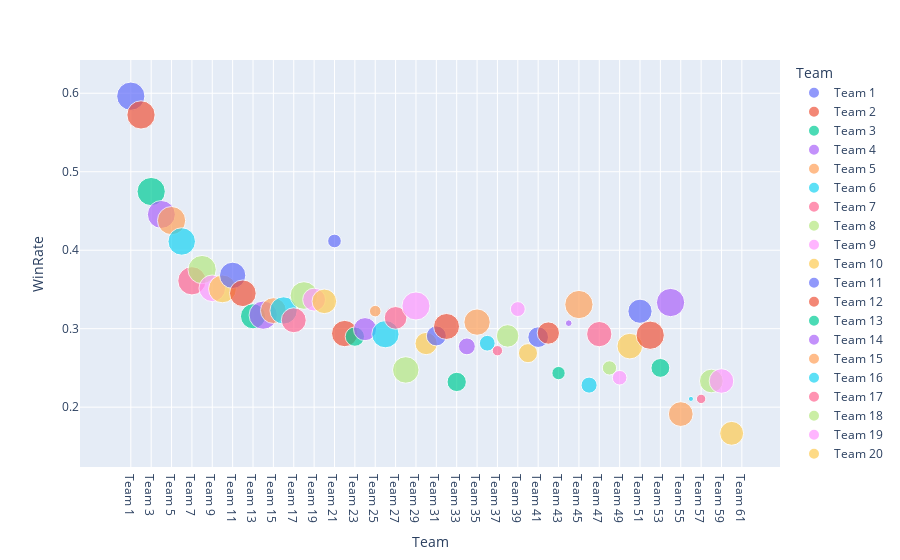

The cell this chart's notebook holds for it:
### Code cell
# Young vs old team's performance

fig = px.scatter(data_new, x="Team", y="WinRate",size="Age",color = "Team")
fig.show()

### Figure 1 — Plotly figure (JSON) as saved in the notebook; plotly's stock layout.template omitted (floating-point values rounded to 4 significant figures)
{"data": [{"hovertemplate": "Team=%{x}<br>WinRate=%{y}<br>Age=%{marker.size}<extra></extra>", "legendgroup": "Team 1", "marker": {"color": "#636efa", "size": [90], "sizemode": "area", "sizeref": 0.225, "symbol": "circle"}, "mode": "markers", "name": "Team 1", "orientation": "v", "showlegend": true, "type": "scatter", "x": ["Team 1"], "xaxis": "x", "y": [0.5963], "yaxis": "y"}, {"hovertemplate": "Team=%{x}<br>WinRate=%{y}<br>Age=%{marker.size}<extra></extra>", "legendgroup": "Team 2", "marker": {"color": "#EF553B", "size": [90], "sizemode": "area", "sizeref": 0.225, "symbol": "circle"}, "mode": "markers", "name": "Team 2", "orientation": "v", "showlegend": true, "type": "scatter", "x": ["Team 2"], "xaxis": "x", "y": [0.5724], "yaxis": "y"}, {"hovertemplate": "Team=%{x}<br>WinRate=%{y}<br>Age=%{marker.size}<extra></extra>", "legendgroup": "Team 3", "marker": {"color": "#00cc96", "size": [90], "sizemode": "area", "sizeref": 0.225, "symbol": "circle"}, "mode": "markers", "name": "Team 3", "orientation": "v", "showlegend": true, "type": "scatter", "x": ["Team 3"], "xaxis": "x", "y": [0.4748], "yaxis": "y"}, {"hovertemplate": "Team=%{x}<br>WinRate=%{y}<br>Age=%{marker.size}<extra></extra>", "legendgroup": "Team 4", "marker": {"color": "#ab63fa", "size": [88], "sizemode": "area", "sizeref": 0.225, "symbol": "circle"}, "mode": "markers", "name": "Team 4", "orientation": "v", "showlegend": true, "type": "scatter", "x": ["Team 4"], "xaxis": "x", "y": [0.4456], "yaxis": "y"}, {"hovertemplate": "Team=%{x}<br>WinRate=%{y}<br>Age=%{marker.size}<extra></extra>", "legendgroup": "Team 5", "marker": {"color": "#FFA15A", "size": [90], "sizemode": "area", "sizeref": 0.225, "symbol": "circle"}, "mode": "markers", "name": "Team 5", "orientation": "v", "showlegend": true, "type": "scatter", "x": ["Team 5"], "xaxis": "x", "y": [0.4377], "yaxis": "y"}, {"hovertemplate": "Team=%{x}<br>WinRate=%{y}<br>Age=%{marker.size}<extra></extra>", "legendgroup": "Team 6", "marker": {"color": "#19d3f3", "size": [85], "sizemode": "area", "sizeref": 0.225, "symbol": "circle"}, "mode": "markers", "name": "Team 6", "orientation": "v", "showlegend": true, "type": "scatter", "x": ["Team 6"], "xaxis": "x", "y": [0.4111], "yaxis": "y"}, {"hovertemplate": "Team=%{x}<br>WinRate=%{y}<br>Age=%{marker.size}<extra></extra>", "legendgroup": "Team 7", "marker": {"color": "#FF6692", "size": [90], "sizemode": "area", "sizeref": 0.225, "symbol": "circle"}, "mode": "markers", "name": "Team 7", "orientation": "v", "showlegend": true, "type": "scatter", "x": ["Team 7"], "xaxis": "x", "y": [0.361], "yaxis": "y"}, {"hovertemplate": "Team=%{x}<br>WinRate=%{y}<br>Age=%{marker.size}<extra></extra>", "legendgroup": "Team 8", "marker": {"color": "#B6E880", "size": [90], "sizemode": "area", "sizeref": 0.225, "symbol": "circle"}, "mode": "markers", "name": "Team 8", "orientation": "v", "showlegend": true, "type": "scatter", "x": ["Team 8"], "xaxis": "x", "y": [0.3753], "yaxis": "y"}, {"hovertemplate": "Team=%{x}<br>WinRate=%{y}<br>Age=%{marker.size}<extra></extra>", "legendgroup": "Team 9", "marker": {"color": "#FF97FF", "size": [80], "sizemode": "area", "sizeref": 0.225, "symbol": "circle"}, "mode": "markers", "name": "Team 9", "orientation": "v", "showlegend": true, "type": "scatter", "x": ["Team 9"], "xaxis": "x", "y": [0.3515], "yaxis": "y"}, {"hovertemplate": "Team=%{x}<br>WinRate=%{y}<br>Age=%{marker.size}<extra></extra>", "legendgroup": "Team 10", "marker": {"color": "#FECB52", "size": [87], "sizemode": "area", "sizeref": 0.225, "symbol": "circle"}, "mode": "markers", "name": "Team 10", "orientation": "v", "showlegend": true, "type": "scatter", "x": ["Team 10"], "xaxis": "x", "y": [0.3507], "yaxis": "y"}, {"hovertemplate": "Team=%{x}<br>WinRate=%{y}<br>Age=%{marker.size}<extra></extra>", "legendgroup": "Team 11", "marker": {"color": "#636efa", "size": [78], "sizemode": "area", "sizeref": 0.225, "symbol": "circle"}, "mode": "markers", "name": "Team 11", "orientation": "v", "showlegend": true, "type": "scatter", "x": ["Team 11"], "xaxis": "x", "y": [0.368], "yaxis": "y"}, {"hovertemplate": "Team=%{x}<br>WinRate=%{y}<br>Age=%{marker.size}<extra></extra>", "legendgroup": "Team 12", "marker": {"color": "#EF553B", "size": [80], "sizemode": "area", "sizeref": 0.225, "symbol": "circle"}, "mode": "markers", "name": "Team 12", "orientation": "v", "showlegend": true, "type": "scatter", "x": ["Team 12"], "xaxis": "x", "y": [0.3451], "yaxis": "y"}, {"hovertemplate": "Team=%{x}<br>WinRate=%{y}<br>Age=%{marker.size}<extra></extra>", "legendgroup": "Team 13", "marker": {"color": "#00cc96", "size": [71], "sizemode": "area", "sizeref": 0.225, "symbol": "circle"}, "mode": "markers", "name": "Team 13", "orientation": "v", "showlegend": true, "type": "scatter", "x": ["Team 13"], "xaxis": "x", "y": [0.3158], "yaxis": "y"}, {"hovertemplate": "Team=%{x}<br>WinRate=%{y}<br>Age=%{marker.size}<extra></extra>", "legendgroup": "Team 14", "marker": {"color": "#ab63fa", "size": [90], "sizemode": "area", "sizeref": 0.225, "symbol": "circle"}, "mode": "markers", "name": "Team 14", "orientation": "v", "showlegend": true, "type": "scatter", "x": ["Team 14"], "xaxis": "x", "y": [0.3172], "yaxis": "y"}, {"hovertemplate": "Team=%{x}<br>WinRate=%{y}<br>Age=%{marker.size}<extra></extra>", "legendgroup": "Team 15", "marker": {"color": "#FFA15A", "size": [75], "sizemode": "area", "sizeref": 0.225, "symbol": "circle"}, "mode": "markers", "name": "Team 15", "orientation": "v", "showlegend": true, "type": "scatter", "x": ["Team 15"], "xaxis": "x", "y": [0.323], "yaxis": "y"}, {"hovertemplate": "Team=%{x}<br>WinRate=%{y}<br>Age=%{marker.size}<extra></extra>", "legendgroup": "Team 16", "marker": {"color": "#19d3f3", "size": [84], "sizemode": "area", "sizeref": 0.225, "symbol": "circle"}, "mode": "markers", "name": "Team 16", "orientation": "v", "showlegend": true, "type": "scatter", "x": ["Team 16"], "xaxis": "x", "y": [0.3232], "yaxis": "y"}, {"hovertemplate": "Team=%{x}<br>WinRate=%{y}<br>Age=%{marker.size}<extra></extra>", "legendgroup": "Team 17", "marker": {"color": "#FF6692", "size": [70], "sizemode": "area", "sizeref": 0.225, "symbol": "circle"}, "mode": "markers", "name": "Team 17", "orientation": "v", "showlegend": true, "type": "scatter", "x": ["Team 17"], "xaxis": "x", "y": [0.3108], "yaxis": "y"}, {"hovertemplate": "Team=%{x}<br>WinRate=%{y}<br>Age=%{marker.size}<extra></extra>", "legendgroup": "Team 18", "marker": {"color": "#B6E880", "size": [86], "sizemode": "area", "sizeref": 0.225, "symbol": "circle"}, "mode": "markers", "name": "Team 18", "orientation": "v", "showlegend": true, "type": "scatter", "x": ["Team 18"], "xaxis": "x", "y": [0.3423], "yaxis": "y"}, {"hovertemplate": "Team=%{x}<br>WinRate=%{y}<br>Age=%{marker.size}<extra></extra>", "legendgroup": "Team 19", "marker": {"color": "#FF97FF", "size": [59], "sizemode": "area", "sizeref": 0.225, "symbol": "circle"}, "mode": "markers", "name": "Team 19", "orientation": "v", "showlegend": true, "type": "scatter", "x": ["Team 19"], "xaxis": "x", "y": [0.337], "yaxis": "y"}, {"hovertemplate": "Team=%{x}<br>WinRate=%{y}<br>Age=%{marker.size}<extra></extra>", "legendgroup": "Team 20", "marker": {"color": "#FECB52", "size": [68], "sizemode": "area", "sizeref": 0.225, "symbol": "circle"}, "mode": "markers", "name": "Team 20", "orientation": "v", "showlegend": true, "type": "scatter", "x": ["Team 20"], "xaxis": "x", "y": [0.3349], "yaxis": "y"}, {"hovertemplate": "Team=%{x}<br>WinRate=%{y}<br>Age=%{marker.size}<extra></extra>", "legendgroup": "Team 21", "marker": {"color": "#636efa", "size": [21], "sizemode": "area", "sizeref": 0.225, "symbol": "circle"}, "mode": "markers", "name": "Team 21", "orientation": "v", "showlegend": true, "type": "scatter", "x": ["Team 21"], "xaxis": "x", "y": [0.4118], "yaxis": "y"}, {"hovertemplate": "Team=%{x}<br>WinRate=%{y}<br>Age=%{marker.size}<extra></extra>", "legendgroup": "Team 22", "marker": {"color": "#EF553B", "size": [78], "sizemode": "area", "sizeref": 0.225, "symbol": "circle"}, "mode": "markers", "name": "Team 22", "orientation": "v", "showlegend": true, "type": "scatter", "x": ["Team 22"], "xaxis": "x", "y": [0.2938], "yaxis": "y"}, {"hovertemplate": "Team=%{x}<br>WinRate=%{y}<br>Age=%{marker.size}<extra></extra>", "legendgroup": "Team 23", "marker": {"color": "#00cc96", "size": [42], "sizemode": "area", "sizeref": 0.225, "symbol": "circle"}, "mode": "markers", "name": "Team 23", "orientation": "v", "showlegend": true, "type": "scatter", "x": ["Team 23"], "xaxis": "x", "y": [0.2899], "yaxis": "y"}, {"hovertemplate": "Team=%{x}<br>WinRate=%{y}<br>Age=%{marker.size}<extra></extra>", "legendgroup": "Team 24", "marker": {"color": "#ab63fa", "size": [60], "sizemode": "area", "sizeref": 0.225, "symbol": "circle"}, "mode": "markers", "name": "Team 24", "orientation": "v", "showlegend": true, "type": "scatter", "x": ["Team 24"], "xaxis": "x", "y": [0.2994], "yaxis": "y"}, {"hovertemplate": "Team=%{x}<br>WinRate=%{y}<br>Age=%{marker.size}<extra></extra>", "legendgroup": "Team 25", "marker": {"color": "#FFA15A", "size": [15], "sizemode": "area", "sizeref": 0.225, "symbol": "circle"}, "mode": "markers", "name": "Team 25", "orientation": "v", "showlegend": true, "type": "scatter", "x": ["Team 25"], "xaxis": "x", "y": [0.3224], "yaxis": "y"}, {"hovertemplate": "Team=%{x}<br>WinRate=%{y}<br>Age=%{marker.size}<extra></extra>", "legendgroup": "Team 26", "marker": {"color": "#19d3f3", "size": [84], "sizemode": "area", "sizeref": 0.225, "symbol": "circle"}, "mode": "markers", "name": "Team 26", "orientation": "v", "showlegend": true, "type": "scatter", "x": ["Team 26"], "xaxis": "x", "y": [0.293], "yaxis": "y"}, {"hovertemplate": "Team=%{x}<br>WinRate=%{y}<br>Age=%{marker.size}<extra></extra>", "legendgroup": "Team 27", "marker": {"color": "#FF6692", "size": [58], "sizemode": "area", "sizeref": 0.225, "symbol": "circle"}, "mode": "markers", "name": "Team 27", "orientation": "v", "showlegend": true, "type": "scatter", "x": ["Team 27"], "xaxis": "x", "y": [0.3138], "yaxis": "y"}, {"hovertemplate": "Team=%{x}<br>WinRate=%{y}<br>Age=%{marker.size}<extra></extra>", "legendgroup": "Team 28", "marker": {"color": "#B6E880", "size": [79], "sizemode": "area", "sizeref": 0.225, "symbol": "circle"}, "mode": "markers", "name": "Team 28", "orientation": "v", "showlegend": true, "type": "scatter", "x": ["Team 28"], "xaxis": "x", "y": [0.2474], "yaxis": "y"}, {"hovertemplate": "Team=%{x}<br>WinRate=%{y}<br>Age=%{marker.size}<extra></extra>", "legendgroup": "Team 29", "marker": {"color": "#FF97FF", "size": [89], "sizemode": "area", "sizeref": 0.225, "symbol": "circle"}, "mode": "markers", "name": "Team 29", "orientation": "v", "showlegend": true, "type": "scatter", "x": ["Team 29"], "xaxis": "x", "y": [0.3289], "yaxis": "y"}, {"hovertemplate": "Team=%{x}<br>WinRate=%{y}<br>Age=%{marker.size}<extra></extra>", "legendgroup": "Team 30", "marker": {"color": "#FECB52", "size": [56], "sizemode": "area", "sizeref": 0.225, "symbol": "circle"}, "mode": "markers", "name": "Team 30", "orientation": "v", "showlegend": true, "type": "scatter", "x": ["Team 30"], "xaxis": "x", "y": [0.2811], "yaxis": "y"}, {"hovertemplate": "Team=%{x}<br>WinRate=%{y}<br>Age=%{marker.size}<extra></extra>", "legendgroup": "Team 31", "marker": {"color": "#636efa", "size": [45], "sizemode": "area", "sizeref": 0.225, "symbol": "circle"}, "mode": "markers", "name": "Team 31", "orientation": "v", "showlegend": true, "type": "scatter", "x": ["Team 31"], "xaxis": "x", "y": [0.2908], "yaxis": "y"}, {"hovertemplate": "Team=%{x}<br>WinRate=%{y}<br>Age=%{marker.size}<extra></extra>", "legendgroup": "Team 32", "marker": {"color": "#EF553B", "size": [76], "sizemode": "area", "sizeref": 0.225, "symbol": "circle"}, "mode": "markers", "name": "Team 32", "orientation": "v", "showlegend": true, "type": "scatter", "x": ["Team 32"], "xaxis": "x", "y": [0.3028], "yaxis": "y"}, {"hovertemplate": "Team=%{x}<br>WinRate=%{y}<br>Age=%{marker.size}<extra></extra>", "legendgroup": "Team 33", "marker": {"color": "#00cc96", "size": [42], "sizemode": "area", "sizeref": 0.225, "symbol": "circle"}, "mode": "markers", "name": "Team 33", "orientation": "v", "showlegend": true, "type": "scatter", "x": ["Team 33"], "xaxis": "x", "y": [0.2321], "yaxis": "y"}, {"hovertemplate": "Team=%{x}<br>WinRate=%{y}<br>Age=%{marker.size}<extra></extra>", "legendgroup": "Team 34", "marker": {"color": "#ab63fa", "size": [32], "sizemode": "area", "sizeref": 0.225, "symbol": "circle"}, "mode": "markers", "name": "Team 34", "orientation": "v", "showlegend": true, "type": "scatter", "x": ["Team 34"], "xaxis": "x", "y": [0.2775], "yaxis": "y"}, {"hovertemplate": "Team=%{x}<br>WinRate=%{y}<br>Age=%{marker.size}<extra></extra>", "legendgroup": "Team 35", "marker": {"color": "#FFA15A", "size": [78], "sizemode": "area", "sizeref": 0.225, "symbol": "circle"}, "mode": "markers", "name": "Team 35", "orientation": "v", "showlegend": true, "type": "scatter", "x": ["Team 35"], "xaxis": "x", "y": [0.3084], "yaxis": "y"}, {"hovertemplate": "Team=%{x}<br>WinRate=%{y}<br>Age=%{marker.size}<extra></extra>", "legendgroup": "Team 36", "marker": {"color": "#19d3f3", "size": [28], "sizemode": "area", "sizeref": 0.225, "symbol": "circle"}, "mode": "markers", "name": "Team 36", "orientation": "v", "showlegend": true, "type": "scatter", "x": ["Team 36"], "xaxis": "x", "y": [0.2815], "yaxis": "y"}, {"hovertemplate": "Team=%{x}<br>WinRate=%{y}<br>Age=%{marker.size}<extra></extra>", "legendgroup": "Team 37", "marker": {"color": "#FF6692", "size": [12], "sizemode": "area", "sizeref": 0.225, "symbol": "circle"}, "mode": "markers", "name": "Team 37", "orientation": "v", "showlegend": true, "type": "scatter", "x": ["Team 37"], "xaxis": "x", "y": [0.2719], "yaxis": "y"}, {"hovertemplate": "Team=%{x}<br>WinRate=%{y}<br>Age=%{marker.size}<extra></extra>", "legendgroup": "Team 38", "marker": {"color": "#B6E880", "size": [57], "sizemode": "area", "sizeref": 0.225, "symbol": "circle"}, "mode": "markers", "name": "Team 38", "orientation": "v", "showlegend": true, "type": "scatter", "x": ["Team 38"], "xaxis": "x", "y": [0.2908], "yaxis": "y"}, {"hovertemplate": "Team=%{x}<br>WinRate=%{y}<br>Age=%{marker.size}<extra></extra>", "legendgroup": "Team 39", "marker": {"color": "#FF97FF", "size": [25], "sizemode": "area", "sizeref": 0.225, "symbol": "circle"}, "mode": "markers", "name": "Team 39", "orientation": "v", "showlegend": true, "type": "scatter", "x": ["Team 39"], "xaxis": "x", "y": [0.325], "yaxis": "y"}, {"hovertemplate": "Team=%{x}<br>WinRate=%{y}<br>Age=%{marker.size}<extra></extra>", "legendgroup": "Team 40", "marker": {"color": "#FECB52", "size": [41], "sizemode": "area", "sizeref": 0.225, "symbol": "circle"}, "mode": "markers", "name": "Team 40", "orientation": "v", "showlegend": true, "type": "scatter", "x": ["Team 40"], "xaxis": "x", "y": [0.2688], "yaxis": "y"}, {"hovertemplate": "Team=%{x}<br>WinRate=%{y}<br>Age=%{marker.size}<extra></extra>", "legendgroup": "Team 41", "marker": {"color": "#636efa", "size": [48], "sizemode": "area", "sizeref": 0.225, "symbol": "circle"}, "mode": "markers", "name": "Team 41", "orientation": "v", "showlegend": true, "type": "scatter", "x": ["Team 41"], "xaxis": "x", "y": [0.2892], "yaxis": "y"}, {"hovertemplate": "Team=%{x}<br>WinRate=%{y}<br>Age=%{marker.size}<extra></extra>", "legendgroup": "Team 42", "marker": {"color": "#EF553B", "size": [56], "sizemode": "area", "sizeref": 0.225, "symbol": "circle"}, "mode": "markers", "name": "Team 42", "orientation": "v", "showlegend": true, "type": "scatter", "x": ["Team 42"], "xaxis": "x", "y": [0.2944], "yaxis": "y"}, {"hovertemplate": "Team=%{x}<br>WinRate=%{y}<br>Age=%{marker.size}<extra></extra>", "legendgroup": "Team 43", "marker": {"color": "#00cc96", "size": [20], "sizemode": "area", "sizeref": 0.225, "symbol": "circle"}, "mode": "markers", "name": "Team 43", "orientation": "v", "showlegend": true, "type": "scatter", "x": ["Team 43"], "xaxis": "x", "y": [0.2434], "yaxis": "y"}, {"hovertemplate": "Team=%{x}<br>WinRate=%{y}<br>Age=%{marker.size}<extra></extra>", "legendgroup": "Team 44", "marker": {"color": "#ab63fa", "size": [5], "sizemode": "area", "sizeref": 0.225, "symbol": "circle"}, "mode": "markers", "name": "Team 44", "orientation": "v", "showlegend": true, "type": "scatter", "x": ["Team 44"], "xaxis": "x", "y": [0.307], "yaxis": "y"}, {"hovertemplate": "Team=%{x}<br>WinRate=%{y}<br>Age=%{marker.size}<extra></extra>", "legendgroup": "Team 45", "marker": {"color": "#FFA15A", "size": [90], "sizemode": "area", "sizeref": 0.225, "symbol": "circle"}, "mode": "markers", "name": "Team 45", "orientation": "v", "showlegend": true, "type": "scatter", "x": ["Team 45"], "xaxis": "x", "y": [0.3308], "yaxis": "y"}, {"hovertemplate": "Team=%{x}<br>WinRate=%{y}<br>Age=%{marker.size}<extra></extra>", "legendgroup": "Team 46", "marker": {"color": "#19d3f3", "size": [29], "sizemode": "area", "sizeref": 0.225, "symbol": "circle"}, "mode": "markers", "name": "Team 46", "orientation": "v", "showlegend": true, "type": "scatter", "x": ["Team 46"], "xaxis": "x", "y": [0.2281], "yaxis": "y"}, {"hovertemplate": "Team=%{x}<br>WinRate=%{y}<br>Age=%{marker.size}<extra></extra>", "legendgroup": "Team 47", "marker": {"color": "#FF6692", "size": [72], "sizemode": "area", "sizeref": 0.225, "symbol": "circle"}, "mode": "markers", "name": "Team 47", "orientation": "v", "showlegend": true, "type": "scatter", "x": ["Team 47"], "xaxis": "x", "y": [0.2931], "yaxis": "y"}, {"hovertemplate": "Team=%{x}<br>WinRate=%{y}<br>Age=%{marker.size}<extra></extra>", "legendgroup": "Team 48", "marker": {"color": "#B6E880", "size": [23], "sizemode": "area", "sizeref": 0.225, "symbol": "circle"}, "mode": "markers", "name": "Team 48", "orientation": "v", "showlegend": true, "type": "scatter", "x": ["Team 48"], "xaxis": "x", "y": [0.25], "yaxis": "y"}, {"hovertemplate": "Team=%{x}<br>WinRate=%{y}<br>Age=%{marker.size}<extra></extra>", "legendgroup": "Team 49", "marker": {"color": "#FF97FF", "size": [24], "sizemode": "area", "sizeref": 0.225, "symbol": "circle"}, "mode": "markers", "name": "Team 49", "orientation": "v", "showlegend": true, "type": "scatter", "x": ["Team 49"], "xaxis": "x", "y": [0.2375], "yaxis": "y"}, {"hovertemplate": "Team=%{x}<br>WinRate=%{y}<br>Age=%{marker.size}<extra></extra>", "legendgroup": "Team 50", "marker": {"color": "#FECB52", "size": [74], "sizemode": "area", "sizeref": 0.225, "symbol": "circle"}, "mode": "markers", "name": "Team 50", "orientation": "v", "showlegend": true, "type": "scatter", "x": ["Team 50"], "xaxis": "x", "y": [0.2778], "yaxis": "y"}, {"hovertemplate": "Team=%{x}<br>WinRate=%{y}<br>Age=%{marker.size}<extra></extra>", "legendgroup": "Team 51", "marker": {"color": "#636efa", "size": [66], "sizemode": "area", "sizeref": 0.225, "symbol": "circle"}, "mode": "markers", "name": "Team 51", "orientation": "v", "showlegend": true, "type": "scatter", "x": ["Team 51"], "xaxis": "x", "y": [0.3222], "yaxis": "y"}, {"hovertemplate": "Team=%{x}<br>WinRate=%{y}<br>Age=%{marker.size}<extra></extra>", "legendgroup": "Team 52", "marker": {"color": "#EF553B", "size": [90], "sizemode": "area", "sizeref": 0.225, "symbol": "circle"}, "mode": "markers", "name": "Team 52", "orientation": "v", "showlegend": true, "type": "scatter", "x": ["Team 52"], "xaxis": "x", "y": [0.2917], "yaxis": "y"}, {"hovertemplate": "Team=%{x}<br>WinRate=%{y}<br>Age=%{marker.size}<extra></extra>", "legendgroup": "Team 53", "marker": {"color": "#00cc96", "size": [40], "sizemode": "area", "sizeref": 0.225, "symbol": "circle"}, "mode": "markers", "name": "Team 53", "orientation": "v", "showlegend": true, "type": "scatter", "x": ["Team 53"], "xaxis": "x", "y": [0.25], "yaxis": "y"}, {"hovertemplate": "Team=%{x}<br>WinRate=%{y}<br>Age=%{marker.size}<extra></extra>", "legendgroup": "Team 54", "marker": {"color": "#ab63fa", "size": [90], "sizemode": "area", "sizeref": 0.225, "symbol": "circle"}, "mode": "markers", "name": "Team 54", "orientation": "v", "showlegend": true, "type": "scatter", "x": ["Team 54"], "xaxis": "x", "y": [0.3333], "yaxis": "y"}, {"hovertemplate": "Team=%{x}<br>WinRate=%{y}<br>Age=%{marker.size}<extra></extra>", "legendgroup": "Team 55", "marker": {"color": "#FFA15A", "size": [69], "sizemode": "area", "sizeref": 0.225, "symbol": "circle"}, "mode": "markers", "name": "Team 55", "orientation": "v", "showlegend": true, "type": "scatter", "x": ["Team 55"], "xaxis": "x", "y": [0.1912], "yaxis": "y"}, {"hovertemplate": "Team=%{x}<br>WinRate=%{y}<br>Age=%{marker.size}<extra></extra>", "legendgroup": "Team 56", "marker": {"color": "#19d3f3", "size": [3], "sizemode": "area", "sizeref": 0.225, "symbol": "circle"}, "mode": "markers", "name": "Team 56", "orientation": "v", "showlegend": true, "type": "scatter", "x": ["Team 56"], "xaxis": "x", "y": [0.2105], "yaxis": "y"}, {"hovertemplate": "Team=%{x}<br>WinRate=%{y}<br>Age=%{marker.size}<extra></extra>", "legendgroup": "Team 57", "marker": {"color": "#FF6692", "size": [10], "sizemode": "area", "sizeref": 0.225, "symbol": "circle"}, "mode": "markers", "name": "Team 57", "orientation": "v", "showlegend": true, "type": "scatter", "x": ["Team 57"], "xaxis": "x", "y": [0.2105], "yaxis": "y"}, {"hovertemplate": "Team=%{x}<br>WinRate=%{y}<br>Age=%{marker.size}<extra></extra>", "legendgroup": "Team 58", "marker": {"color": "#B6E880", "size": [63], "sizemode": "area", "sizeref": 0.225, "symbol": "circle"}, "mode": "markers", "name": "Team 58", "orientation": "v", "showlegend": true, "type": "scatter", "x": ["Team 58"], "xaxis": "x", "y": [0.2333], "yaxis": "y"}, {"hovertemplate": "Team=%{x}<br>WinRate=%{y}<br>Age=%{marker.size}<extra></extra>", "legendgroup": "Team 59", "marker": {"color": "#FF97FF", "size": [68], "sizemode": "area", "sizeref": 0.225, "symbol": "circle"}, "mode": "markers", "name": "Team 59", "orientation": "v", "showlegend": true, "type": "scatter", "x": ["Team 59"], "xaxis": "x", "y": [0.2333], "yaxis": "y"}, {"hovertemplate": "Team=%{x}<br>WinRate=%{y}<br>Age=%{marker.size}<extra></extra>", "legendgroup": "Team 60", "marker": {"color": "#FECB52", "size": [64], "sizemode": "area", "sizeref": 0.225, "symbol": "circle"}, "mode": "markers", "name": "Team 60", "orientation": "v", "showlegend": true, "type": "scatter", "x": ["Team 60"], "xaxis": "x", "y": [0.1667], "yaxis": "y"}, {"hovertemplate": "Team=%{x}<br>WinRate=%{y}<br>Age=%{marker.size}<extra></extra>", "legendgroup": "Team 61", "marker": {"color": "#636efa", "size": [2], "sizemode": "area", "sizeref": 0.225, "symbol": "circle"}, "mode": "markers", "name": "Team 61", "orientation": "v", "showlegend": true, "type": "scatter", "x": ["Team 61"], "xaxis": "x", "y": [null], "yaxis": "y"}], "layout": {"legend": {"itemsizing": "constant", "title": {"text": "Team"}, "tracegroupgap": 0}, "margin": {"t": 60}, "xaxis": {"anchor": "y", "categoryarray": ["Team 1", "Team 2", "Team 3", "Team 4", "Team 5", "Team 6", "Team 7", "Team 8", "Team 9", "Team 10", "Team 11", "Team 12", "Team 13", "Team 14", "Team 15", "Team 16", "Team 17", "Team 18", "Team 19", "Team 20", "Team 21", "Team 22", "Team 23", "Team 24", "Team 25", "Team 26", "Team 27", "Team 28", "Team 29", "Team 30", "Team 31", "Team 32", "Team 33", "Team 34", "Team 35", "Team 36", "Team 37", "Team 38", "Team 39", "Team 40", "Team 41", "Team 42", "Team 43", "Team 44", "Team 45", "Team 46", "Team 47", "Team 48", "Team 49", "Team 50", "Team 51", "Team 52", "Team 53", "Team 54", "Team 55", "Team 56", "Team 57", "Team 58", "Team 59", "Team 60", "Team 61"], "categoryorder": "array", "domain": [0, 1], "title": {"text": "Team"}}, "yaxis": {"anchor": "x", "domain": [0, 1], "title": {"text": "WinRate"}}}}
